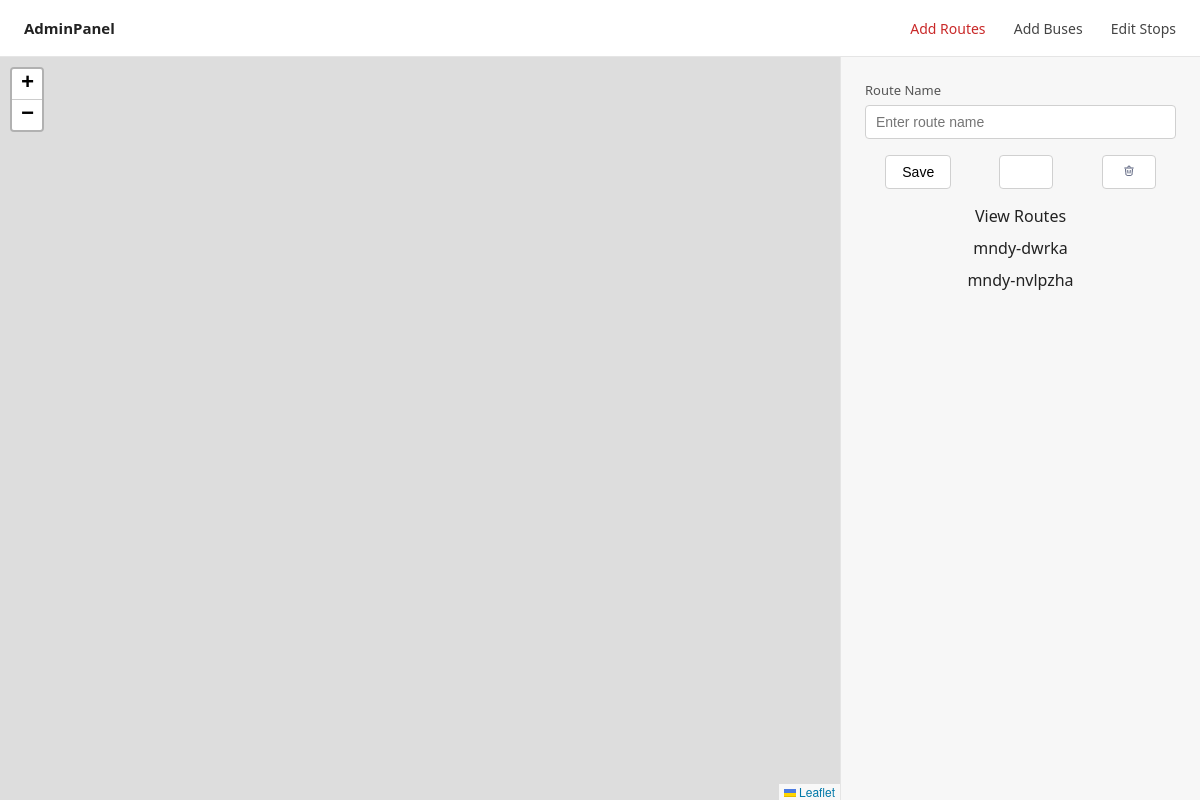
Before: /add_routes/ with the older database file.
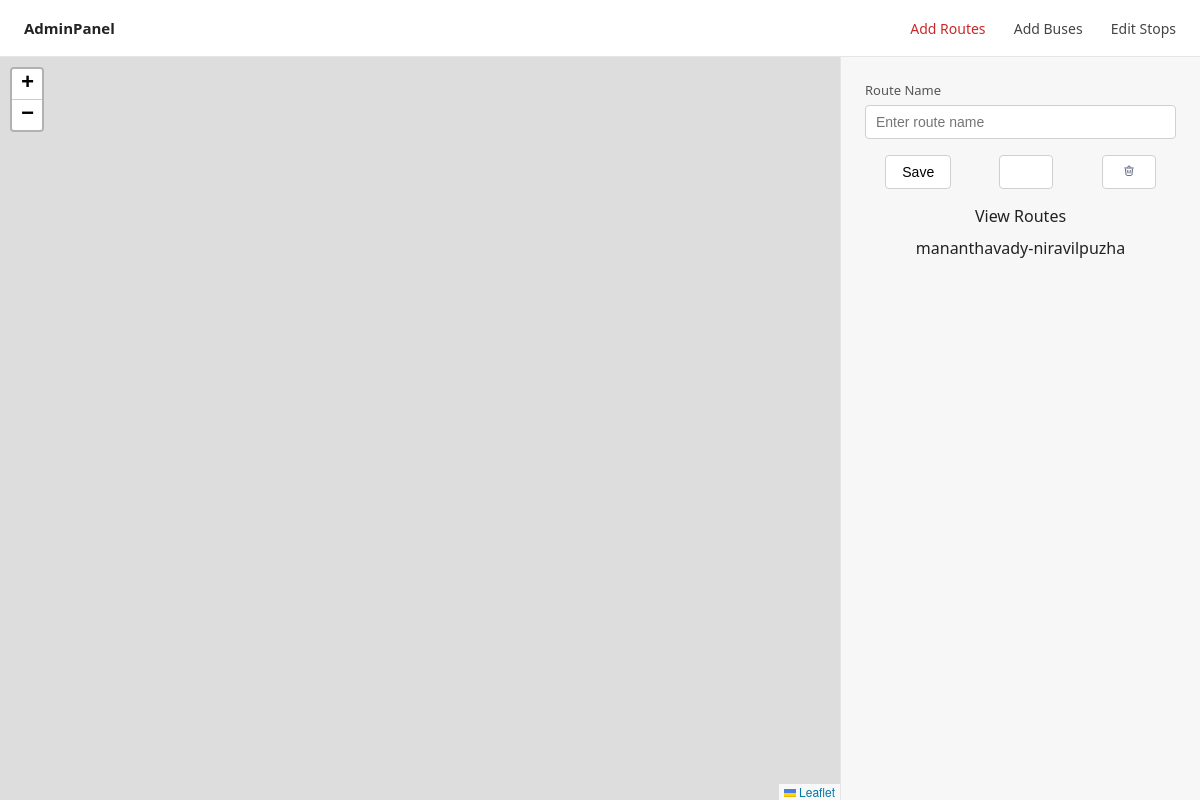
After: the same page with the newer database file.
### AdminPanel/models.py (models this page shows)
class Routes(models.Model):
    route_id = models.AutoField(primary_key=True)
    route_name = models.CharField(max_length=100)
    route_data = models.CharField(default=list)
    stopsData = models.JSONField(default=list)
    route_coords = models.JSONField(default=list,null=True)
    stop_to_stop_coords = models.JSONField(default=list,null=True)
    def get_routeData(self):
        return json.loads(self.route_data)

### AdminPanel/views.py (the view, shortened to what this page needs)
# urls.py: path("add_routes/",views.AddRoutes,name="add_routes"),
def AddRoutes(request):
    context = {}
    routes = Routes.objects.all()
    if routes:
        allRoutes = []
        for r in routes:
            routeData = {}
            routeData["route_name"]=r.route_name
            routeData["route_data"]=json.dumps(r.get_routeData())
            allRoutes.append(routeData)
        context["routes"] = allRoutes
    return render(request,"add_routes.html",context=context)

### AdminPanel/templates/add_routes.html (shortened to what this page needs)
{% load static %}
<!DOCTYPE html>
<html lang="en">
<head>
    <link rel="stylesheet" href="https://unpkg.com/leaflet@1.9.4/dist/leaflet.css"/>
    <link rel="stylesheet" href="https://unpkg.com/leaflet-routing-machine@3.2.12/dist/leaflet-routing-machine.css"/>
</head>
<body>
<div class="navbar">
    <div class="nav-left">AdminPanel</div>
    <div class="nav-right">
        <a href="#" id="curr_page">Add Routes</a>
        <a href="{% url 'add_buses' %}">Add Buses</a>
        <a href="{% url 'edit_stops' %}">Edit Stops</a>
    </div>
</div>
<div class="container">
    <div class="map-section">
        <div id="map"></div>
    </div>
    <div class="side-section">
        <div class="field">
            <label for="routeName">Route Name</label>
            <input type="text" id="routeName" placeholder="Enter route name">
        </div>
        <div class="option-div">
            <button class="add-route-btn" id="add-route-btn">Save</button>
            <button class="add-route-btn" id="clear-route-btn"><img src="{% static 'AdminPanel/assets/eraser-svgrepo-com.svg' %}" width="20" height="12"></button>
            <button class="add-route-btn" id="delete-route-btn"><img src="{% static 'AdminPanel/assets/trash-bin.svg' %}" width="20" height="12"></button>
        </div>
        <div style="display: flex; flex-direction: column; gap: 10px; align-items: center;user-select: none;">
            <label>View Routes</label>
            {% for r in routes %}
            <a class="route-names" data-route_name="{{r.route_name}}" data-route="{{r.route_data}}">{{ r.route_name }}</a>
            {% endfor %}
        </div>
    </div>
</div>
</body>
</html>

Changed rows visible on the page:
removed Routes: route_name "mndy-dwrka"
removed Routes: route_name "mndy-nvlpzha"
added Routes: route_name "mananthavady-niravilpuzha"
